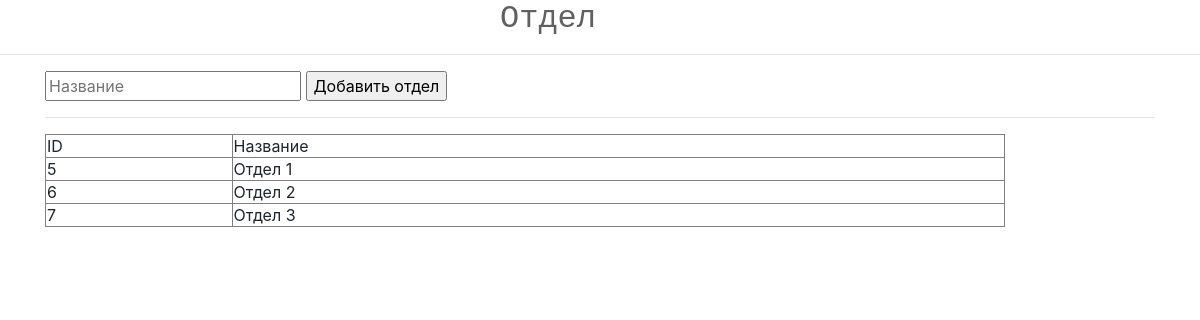
The page /otdel.php on the database as committed earlier.
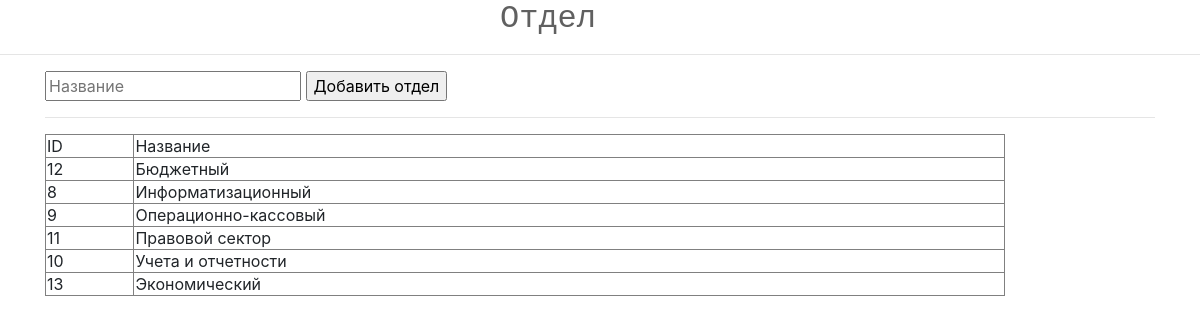
The same page on the database as committed later.
### tables this page shows
CREATE TABLE `otdel` (
  `id` int(5) NOT NULL,
  `nazv` varchar(256) NOT NULL
);

### otdel.php (the view, shortened to what this page needs)
<html>
    <head>
    	<link rel="stylesheet" type="text/css" href="style.css">
       <link rel="stylesheet" href="https://stackpath.bootstrapcdn.com/bootstrap/4.3.1/css/bootstrap.min.css">
    </head>
    <body>
      <div class="zagolovok"><h2>Отдел</h2></div>
      <hr/>
<div class="container">
  <form method="post">
  <input type = "text" name = "nazv" placeholder="Название" />
  <input type = "submit" value="Добавить отдел"/>
</form>
<hr/>
<div class="">
<table class="tab" border="1" >
  <tr>
    <td>ID</td>
     <td>Название</td>
   </tr>
   <?php
$result = mysql_query('SELECT * FROM otdel');
while ($row = mysql_fetch_assoc($result))
{
    echo "<tr>";
    echo '<td>'.$row['id'].'</td>';
    echo '<td>'.$row['nazv'].'</td>';
    echo "</tr>";
}
?>
</table>
</div>
  </body>
</html>

### style.css (style rules this page uses)
body { margin:0; }
h2 { font-family: monospace; color: #606060; }
.tab { width: 960px; }
.zagolovok { margin: auto; width: 200px; }
.container { max-width: 1200px; margin-left: auto; margin-right: auto; }

Rows that differ between the two databases and show on the page:
removed otdel: id "5", nazv "Отдел 1"
removed otdel: id "6", nazv "Отдел 2"
removed otdel: id "7", nazv "Отдел 3"
added otdel: id "12", nazv "Бюджетный"
added otdel: id "8", nazv "Информатизационный"
added otdel: id "9", nazv "Операционно-кассовый"
added otdel: id "11", nazv "Правовой сектор"
added otdel: id "10", nazv "Учета и отчетности"
added otdel: id "13", nazv "Экономический"
